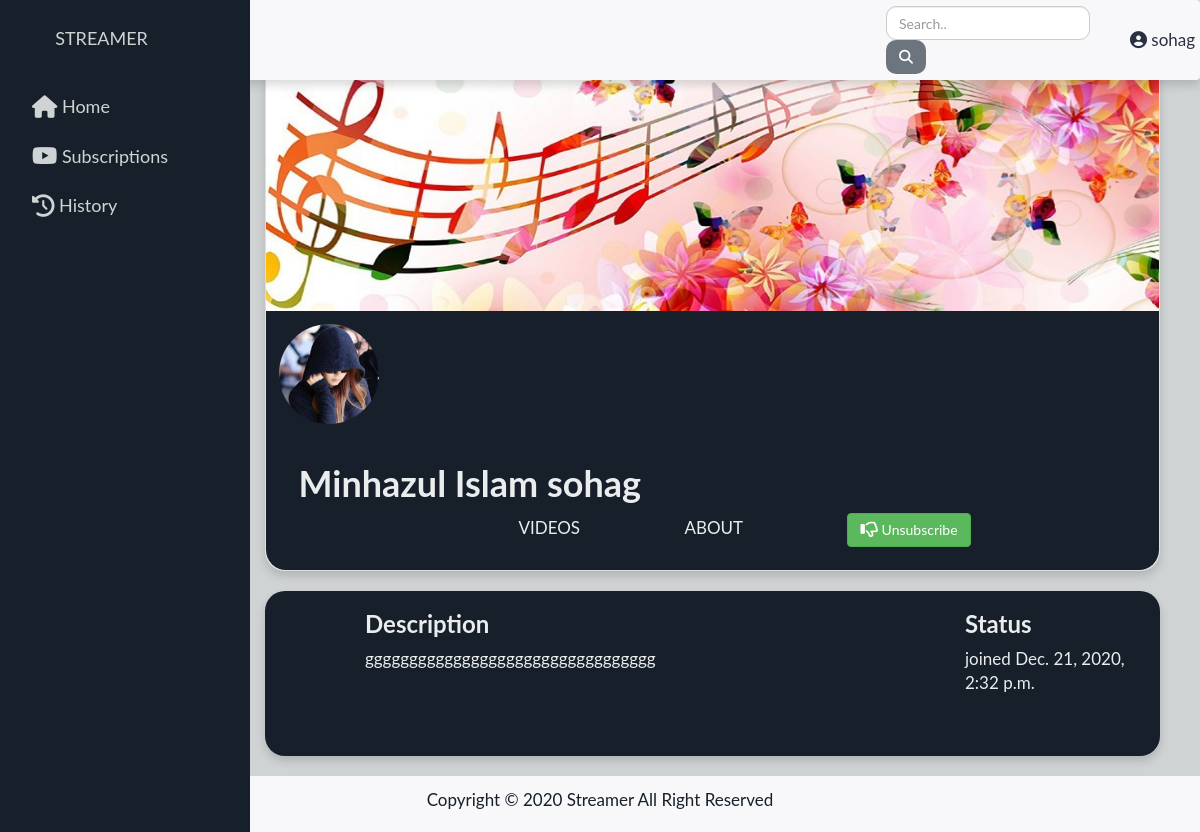
Before: /channel_detail_about/4/ (signed in) with the older database file.
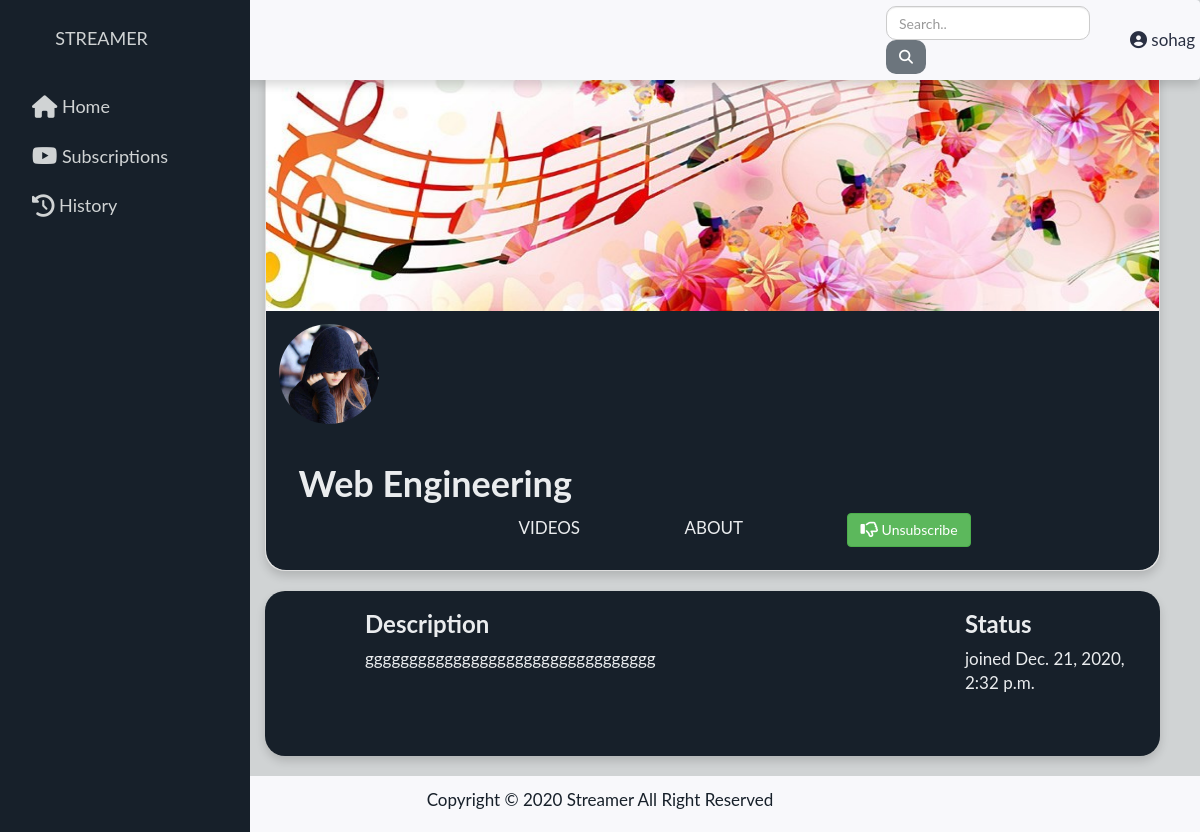
After: the same page with the newer database file.
### dashboard/models.py (models this page shows, shortened)
class ChannelInfo(models.Model):
    name = models.CharField(max_length=250)
    description = models.TextField(blank=True)
    profile_img = models.ImageField(null=True, blank=True, upload_to='images/')
    cover_img = models.ImageField(null=True, blank=True, upload_to='images/')
    created_on = models.DateTimeField(auto_now=False, auto_now_add=True)
    user_name = models.ForeignKey(User, on_delete=models.CASCADE)
    subscribe = models.ManyToManyField(
        User, blank=True, related_name='subscribe_channel')

### streameapp/views.py (the view)
# urls.py: path('channel_detail_about/<pk>/',
@login_required
def channel_detail_about(request, pk):
    channel_detail_item = get_object_or_404(ChannelInfo, pk=pk)
    channel_name = ChannelInfo.objects.filter(user_name=request.user)
    staff2 = get_object_or_404(ChannelInfo, pk=pk)
    subscribed = False
    if staff2.subscribe.filter(pk=request.user.pk).exists():
        subscribed = True
    context = {
        'channel_detail_item': channel_detail_item,
        'channel_name': channel_name,
        'subscribed': subscribed,
    }
    return render(request, 'frontend/channel_detail_about.html', context)

### templates/frontend/channel_detail_about.html (shortened to what this page needs)
{% extends 'frontend/channel_detail.html' %}
{% load humanize %}
{% block about %}
<div class="about_style">
    <div class="row" style="padding-bottom: 50px;">
        <div class="col-xl-9">
            <h3><b>Description</b></h3>
            <p>{{ channel_detail_item.description }}</p>
        </div>
        <div class="col-xl">
            <h3><b>Status</b></h3>
            <p>joined  {{ channel_detail_item.created_on }}</p>
        </div>
    </div>
</div>
{% endblock about %}

### templates/frontend/channel_detail.html (shortened to what this page needs)
{% extends 'base.html' %}
{% load humanize %}
 {% block content %}
<div class="container-fluid main_content">
  <div class="row">
    <div class="col-xl-12">
      <div class="card shadow">
        <img
          class="card-img-top img-fluid cover_pic"
          src="{{ channel_detail_item.cover_img.url }}"
          alt="Card image cap"
        />
        <div class="card-body">
          <div class="card-title">
            <img
              class="img-circle profile_pic"
              src="{{ channel_detail_item.profile_img.url }}"
              alt="Card image cap"
            />
            <h1><b>{{ channel_detail_item.name }}</b></h1>
          </div>
          <div class="channel_option">
            <ul>
              <li>
                <a href="{% url 'channel_detail' pk=channel_detail_item.pk %}">
                  Videos
                </a>
              </li>
              <li>
                <a
                  href="{% url 'channel_detail_about' pk=channel_detail_item.pk %}"
                >
                  About
                </a>
              </li>
              <li>
                <form
                  action="{% url 'subscribe_view' channel_detail_item.pk %}"
                  method="POST"
                >
                  {% csrf_token %} {% if subscribed %}
                  <button type="submit" name="post_id" class="btn btn-success">
                    &nbsp;Unsubscribe
                  </button>
                  {% else %}
                  <button type="submit" name="post_id" class="btn btn-danger">
                    <i class="fa fa-thumbs-o-up fa-lg" aria-hidden="true"></i
                    >&nbsp;Subscribe
                  </button>
                  {% endif %}
                </form>
              </li>
            </ul>
          </div>
        </div>
      </div>
      <div class="about_section shadow">
        {% block about %}{% endblock about %}
      </div>
    </div>
  </div>
</div>
{% endblock content %}

Changed rows visible on the page:
changed ChannelInfo "ggggggggggggggggggggggggggggggggg": name "Minhazul Islam sohag" → "Web Engineering"
